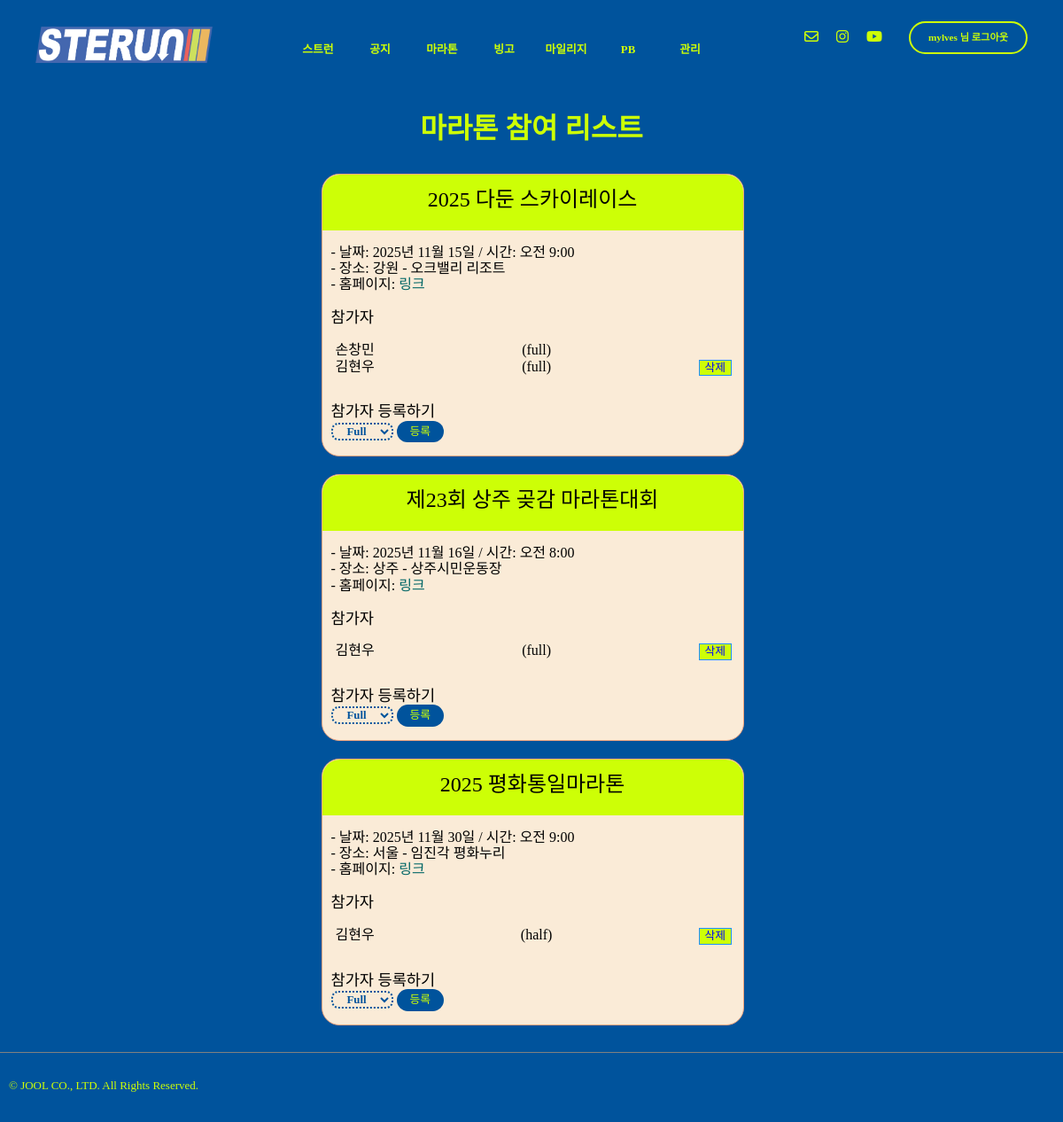
/marathon/ (signed in), run on the app's committed database.
### marathon/models.py (models this page shows, shortened)
class MarathonEvent(models.Model):
    marathon_id = models.AutoField(primary_key=True)
    title = models.CharField(max_length=100, blank=False, null=False)
    date = models.DateField()
    time = models.TimeField()
    location_city = models.CharField(max_length=50)
    location_cource = models.CharField(max_length=50)
    url = models.URLField()

class MarathonReg(models.Model):
    regis_id = models.AutoField(primary_key=True)
    marathon = models.ForeignKey(MarathonEvent, on_delete=models.CASCADE)
    distance = models.CharField(max_length=10, blank=False, null=False)
    user = models.ForeignKey(settings.AUTH_USER_MODEL, on_delete=models.CASCADE)

### marathon/views.py (the view)
# urls.py: path("", views.marathon_list, name="marathon_list"),
def marathon_list(request):
    events = MarathonEvent.objects.prefetch_related(
        'marathonreg_set__user'   # 역참조 + user까지 미리 가져오기
    )
    context = {
        'events': events,
    }
    return render(request, 'marathon/marathon.html', context)

### templates/marathon/marathon.html (shortened to what this page needs)
{% extends "base.html" %}
{% load static %}
{% block content %}
  <div class="article-top-space"></div>
  <div class="marathon-page">
    <div class="marathon-list">
      <p class="page-title">마라톤 참여 리스트</p>
      {% for event in events %}
        <div class="card-1">
          <div class="marathon-title">{{ event.title }}</div>
          <p class="marathon-desc">
            - 날짜:
            {{ event.date }}
            / 시간:
            {{ event.time }}<br>
            - 장소:
            {{ event.location_city }}
            -
            {{ event.location_cource }}<br>
            - 홈페이지:
            <a href="{{ event.url }}" target="_blank" class="text-aqua">
              링크</a>
          </p>
          <h3 class="text-black">참가자</h3>
          {% for reg in event.marathonreg_set.all %}
            <div class="marathon-parti flex-row">
              <div class="flex-row-item indent-5">{{ reg.user.last_name }}{{ reg.user.first_name }}</div>
              <div class="flex-row-item">({{ reg.distance }})</div>
              {% if reg.user.username == request.user.username %}
                <div class="del-parti-btn">
                  <form method="post" action="{% url 'marathon:del_parti' reg.regis_id %}" style="display:inline;">
                    <button type="submit" class="del-btn-border">
                      삭제
                    </button>
                  </form>
                </div>
              {% else %}
                <div class="del-parti-btn"></div>
              {% endif %}
            </div>
            {% empty %}
            <p class="empty-parti">아직 참가자가 없습니다.</p>
          {% endfor %}
          {% if user.is_authenticated %}
            <div class="parti-sec">
              <div class="text-black">참가자 등록하기</div>
              <form method="post" action="{% url 'marathon:parti_me' event.marathon_id %}" class="marathon-form">
                <select name="distance" class="dist-filter">
                  <option value="full">Full</option>
                </select>
                <button type="submit" class="marathon-btn">등록</button>
              </form>
            </div>
          {% else %}
            <div class="space-h30"></div>
          {% endif %}
        </div>
      {% endfor %}
    </div>
  </div>
{% endblock content %}

### templates/base.html (shortened to what this page needs)
<!DOCTYPE html>
{% load static %}
<html lang="en">
  <head>
    <link href="https://hangeul.pstatic.net/hangeul_static/css/nanum-square-neo.css" rel="stylesheet">
    <link rel="stylesheet" type="text/css" href="{% static 'css/joolmag.css' %}"/>
    <link rel="stylesheet" type="text/css" href="{% static 'css/normalize.css' %}"/>
    <link rel="stylesheet" type="text/css" href="{% static 'css/article.css' %}"/>
  </head>
  <body id="content" class="mainbg">
    <div class="main-view">
      <div class="info-container">
        <div class="sterun-logo-m">
          <a href={% url "index" %}>
            <img src="{% static "img/index_logo.png" %}" alt="logo-top" height="auto" width="auto">
        </div>
        <div class="j-nav-items fade-in-up-short1">
          <div class="j-nav-item">
            <a href="{% url 'index' %}">스트런</a>
          </div>
          <div class="j-nav-item">
            <a href="{% url 'article:article' %}">공지</a>
          </div>
          <div class="j-nav-item">
            {% if user.is_authenticated %}
              <a href="{% url 'marathon:marathon_list' %}">마라톤</a>
            {% else %}
              <a href="{% url 'users:login' %}">마라톤</a>
            {% endif %}
          </div>
          <div class="j-nav-item">
            {% if user.is_authenticated %}
              <a href="{% url 'bingo:bingo' request.user.pk %}">빙고</a>
            {% else %}
              <a href="{% url 'users:login' %}">빙고</a>
            {% endif %}
          </div>
          <div class="j-nav-item">
            {% if user.is_authenticated %}
              <a href="{% url 'runres:recordRank' %}">마일리지</a>
            {% else %}
              <a href="{% url 'users:login' %}">마일리지</a>
            {% endif %}
          </div>
          <div class="j-nav-item">
            {% if user.is_authenticated %}
              <a href="{% url 'runres:pbRank' %}">PB</a>
            {% else %}
              <a href="{% url 'users:login' %}">PB</a>
            {% endif %}
          </div>
          {% if user.is_staff %}
            <div class="j-nav-item">
              <a href="{% url 'setting_page' %}">관리</a>
            </div>
          {% endif %}
        </div>
        <div class="login-sns-box">
          <div class="info-icons">
            <div class="info-icon">
              <i class="fa-regular fa-envelope"></i>
            </div>
            <div class="info-icon">
              <a href="https://www.instagram.com/hyunwoo_05/" target="_blank">
                <i class="fa-brands fa-instagram"></i>
              </a>
            </div>
            <div class="info-icon">
              <i class="fa-brands fa-youtube"></i>
            </div>
          </div>
          <div class="login-box">
            {% if user.is_authenticated %}
              <a href="{% url 'users:logout' %}">
                <div class="login-btn">{{ request.user.username }}
                  님 로그아웃</div>
              </a>
            {% endif %}
          </div>
        </div>
      </div>
      {% block content %}{% endblock content %}
    </div>
  </body>
  <footer>
    <div class="rights">
      <p>© JOOL CO., LTD. All Rights Reserved.</p>
    </div>
  </footer>
</html>

### static/css/joolmag.css (style rules this page uses)
:root { --j-pink: #eea47f; --blue: #1e90ff; --white: #ffffff; --black: black; --jblue: #00539c; --jlightgreen: #cdff06; --kakaoyellow: #f7e600; --jdeepblue: #013563; }
* { font-family: "Escoredream"; font-weight: 300; }
a { text-decoration-line: none; color: var(--text-color); }
html { overflow-y: scroll; }
img { object-fit: cover; }
option { color: black; text-align: center; }
button { cursor: pointer; position: relative; }
.main-view { min-height: 100vh; }
.indent-5 { padding-left: 15px; }
.page-title { text-align: center; font-weight: 900; color: var(--jlightgreen); font-size: 2rem; }
.text-aqua { color: rgb(0, 102, 102); }
.text-black { font-size: 1.1rem; padding: 0 10px 0 10px; color: var(--black); }
.marathon-page { display: flex; justify-content: center; }
.marathon-list { max-width: 1000px; width: 500px; }
.marathon-title { padding: 15px 10px 20px 10px; background-color: var(--jlightgreen); border-radius: 20px 20px 0 0; text-align: center; color: var(--black); font-size: 1.5rem; }
.marathon-parti { font-size: 1rem; color: var(--black); width: 80px; }
.marathon-desc { padding: 0 10px 0 10px; font-size: 1rem; color: var(--black); }
.marathon-form { padding: 0 10px 15px 10px; }
.marathon-btn { color: var(--jlightgreen); border: var(--jlightgreen); background-color: var(--jblue); padding: 5px 15px 5px 15px; border-radius: 30px; font-size: 0.8rem; }
.del-parti-btn { width: 50px; }
.del-btn-border { background-color: var(--jlightgreen); border: solid 1px var(--blue); color: blue; cursor: pointer; font-size: 0.8rem; }
.card-1 { width: 95%; margin-left: 2.5%; border: solid 1px var(--j-pink); background-color: antiquewhite; border-radius: 20px; margin-bottom: 20px; }
.parti-sec { margin: 30px 0 0 0; }
.flex-row { display: flex; width: 100%; }
.flex-row-item { font-size: 1rem; flex-grow: 1; color: var(--black); }
.mainbg { background-color: var(--jblue); margin: 0; padding: 0; overflow-y: auto; overflow-x: auto; }
.main-view { min-height: 90vh; }
footer { padding: 10px 0 10px 10px; margin: 10px 0 10px 0; border-top: grey solid 1px; }
.login-sns-box { display: flex; flex-direction: row; }
.sterun-logo-m { text-align: center; padding: 20px 0 0 20px; }
.sterun-logo-m > a > img { width: 200px; }
.info-container { display: flex; align-items: center; justify-content: space-between; margin: 10px 40px 0 20px; }
.info-icons { display: flex; align-items: center; }
.info-icon { color: var(--jlightgreen); margin: 0 10px 0 10px; }
.j-nav-items { display: flex; color: var(--jlightgreen); margin: 30px 0 20px 0; }
.j-nav-item { font-size: 1.3rem; text-align: center; padding: 0 30px 0 30px; }
.j-nav-item a { font-weight: 600; }
.j-nav-item a:after { display: block; content: ""; border-bottom: solid 1px var(--jlightgreen); transform: scaleX(0); transition: transform 250ms ease-in-out; margin-top: -12px; }
.rights { margin: 20px 0 0 0; color: var(--jlightgreen); font-size: 13px; }
.login-box { display: flex; flex-direction: row; }
.login-btn { font-size: 0.7rem; color: var(--jlightgreen); font-weight: 700; border: var(--jlightgreen) solid 2px; border-radius: 50px; padding: 10px 20px 10px 20px; margin-left: 20px; }
.dist-filter { border-radius: 0.5rem; font-size: 0.8rem; line-height: 1.5rem; width: 70px; color: var(--jblue); font-weight: 700; background-color: transparent; border: var(--jblue) 2px dotted; }
.fade-in-up-short1 { opacity: 0; transform: translateY(5px); animation: fadeInUp 0.8s ease-out forwards; animation-delay: 0.3s; }
.j-nav-items > div > a { font-size: 1.2rem; font-weight: 700; }
@media (max-width: 1360px) { .j-nav-item { width: 50px; padding: 0 10px 0 10px; } }
@media (max-width: 1360px) { .j-nav-items > div > a { font-size: 0.8rem; } }

### static/css/article.css (style rules this page uses)
:root { --j-pink: #eea47f; --blue: #1e90ff; --white: #ffffff; --black: black; --jblue: #00539c; --jlightgreen: #cdff06; --kakaoyellow: #f7e600; --jdeepblue: #013563; }
* { font-family: "Escoredream"; font-weight: 300; }
html { overflow-y: scroll; }
.mainbg { background-color: var(--jblue); margin: 0; padding: 0; overflow-y: auto; overflow-x: auto; }
.article-top-space { height: 20px; background-color: var(--jblue); }
.rights { margin: 20px 0 0 0; color: var(--jlightgreen); font-size: 13px; }

### data on the page
MarathonEvent: title "2025 다둔 스카이레이스", date "2025년 11월 15일", time "오전 9:00", location_city "강원", location_cource "오크밸리 리조트"
MarathonReg: user.last_name "손", user.first_name "창민", distance "full"
MarathonReg: user.last_name "김", user.first_name "현우", distance "full", shows "삭제"
MarathonEvent: title "제23회 상주 곶감 마라톤대회", date "2025년 11월 16일", time "오전 8:00", location_city "상주", location_cource "상주시민운동장"
MarathonReg: user.last_name "김", user.first_name "현우", distance "full", shows "삭제"
MarathonEvent: title "2025 평화통일마라톤", date "2025년 11월 30일", time "오전 9:00", location_city "서울", location_cource "임진각 평화누리"
MarathonReg: user.last_name "김", user.first_name "현우", distance "half", shows "삭제"

### other printed values
{{ request.user.username }} "mylves"
